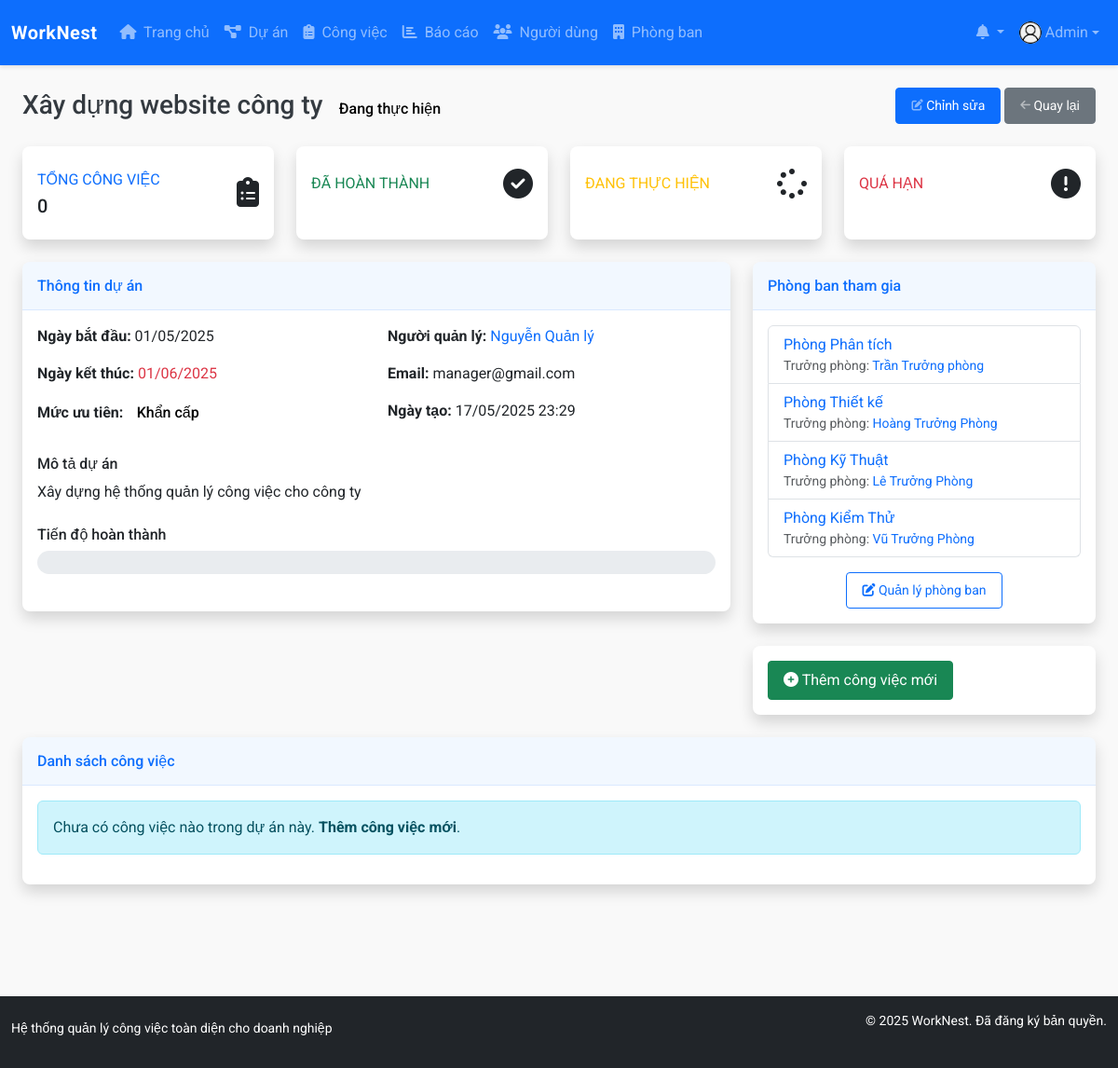
/modules/projects/view.php?id=1 (signed in), run on an earlier commit of the app's database.
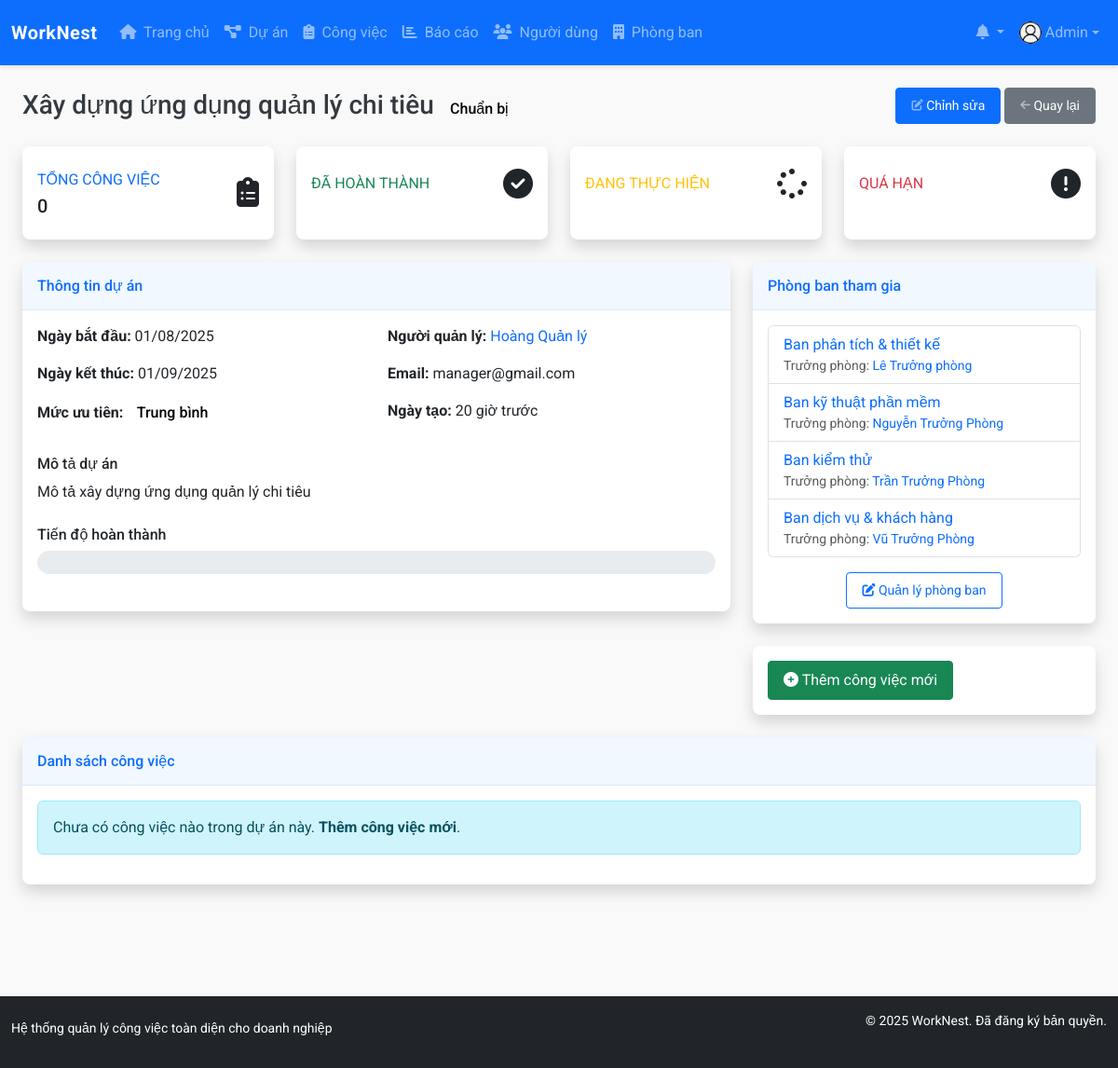
And on a later commit of the database.
### tables this page shows
CREATE TABLE `projects` (
  `id` int NOT NULL,
  `name` varchar(150) NOT NULL,
  `description` text,
  `start_date` date NOT NULL,
  `end_date` date NOT NULL,
  `status_id` tinyint(1) NOT NULL DEFAULT '1',
  `priority` tinyint(1) NOT NULL DEFAULT '2',
  `manager_id` int NOT NULL,
  `created_at` datetime NOT NULL DEFAULT CURRENT_TIMESTAMP,
  `updated_at` datetime DEFAULT NULL ON UPDATE CURRENT_TIMESTAMP
);

CREATE TABLE `users` (
  `id` int NOT NULL,
  `name` varchar(100) NOT NULL,
  `email` varchar(100) NOT NULL,
  `password` varchar(255) NOT NULL,
  `role` enum('admin','project_manager','department_manager','staff') NOT NULL DEFAULT 'staff',
  `department_id` int DEFAULT NULL,
  `phone` varchar(20) DEFAULT NULL,
  `avatar` varchar(255) DEFAULT 'assets/images/avatar-default.png',
  `created_at` datetime NOT NULL DEFAULT CURRENT_TIMESTAMP,
  `updated_at` datetime DEFAULT NULL ON UPDATE CURRENT_TIMESTAMP,
  `last_login` datetime DEFAULT NULL
);

CREATE TABLE `departments` (
  `id` int NOT NULL,
  `name` varchar(100) NOT NULL,
  `description` text,
  `manager_id` int DEFAULT NULL,
  `created_at` datetime NOT NULL DEFAULT CURRENT_TIMESTAMP,
  `updated_at` datetime DEFAULT NULL ON UPDATE CURRENT_TIMESTAMP
);

### config/database.php (called while the page is built, shortened)
<?php
$conn = mysqli_connect(DB_HOST, DB_USER, DB_PASS, DB_NAME);
mysqli_set_charset($conn, "utf8mb4");
function query($sql) {
    global $conn;
    $result = mysqli_query($conn, $sql);
    return $result;
}
function fetch_array($result) {
    return mysqli_fetch_assoc($result);
}

### config/config.php (called while the page is built, shortened)
<?php
function is_logged_in() {
    return isset($_SESSION['user_id']);
}
function has_permission($required_role) {
    return $_SESSION['user_role'] === $required_role ||
           ($_SESSION['user_role'] === 'admin') ||
           ($required_role === 'department_manager' && $_SESSION['user_role'] === 'project_manager');
}
function format_date($date) {
    return date('d/m/Y', strtotime($date));
}
require_once ROOT_PATH . 'config/database.php';

### includes/functions.php (called while the page is built, shortened)
<?php
function format_datetime($datetime, $format = 'd/m/Y H:i') {
    $date = new DateTime($datetime);
    $now = new DateTime();
    $diff = $now->diff($date);
    if ($diff->days == 0) {
        if ($diff->h == 0 && $diff->i < 5) {
            return 'Vừa xong';
        } elseif ($diff->h == 0) {
            return $diff->i . ' phút trước';
        } else {
            return $diff->h . ' giờ trước';
        }
    }
    elseif ($diff->days == 1) {
        return 'Hôm qua lúc ' . $date->format('H:i');
    }
    elseif ($diff->days < 7) {
        return $diff->days . ' ngày trước';
    }
    else {
        return $date->format($format);
    }
}

### modules/projects/view.php (the view, shortened to what the changed rows need)
<?php
require_once '../../config/config.php';
function fetch_all_array($result) {
    $rows = [];
    while ($row = fetch_array($result)) {
        $rows[] = $row;
    }
    return $rows;
}
$project_id = (int)$_GET['id'];
$project_sql = "SELECT p.*, u.name as manager_name, u.email as manager_email, u.avatar as manager_avatar
                FROM projects p
                LEFT JOIN users u ON p.manager_id = u.id
                WHERE p.id = $project_id";
$project_result = query($project_sql);
$project = fetch_array($project_result);
$dept_sql = "SELECT d.*, u.name as manager_name, u.id as manager_id
            FROM departments d
            JOIN project_departments pd ON d.id = pd.department_id
            LEFT JOIN users u ON d.manager_id = u.id
            WHERE pd.project_id = $project_id";
$dept_result = query($dept_sql);
$departments = fetch_all_array($dept_result);
$status_list = [
    1 => ['name' => 'Chuẩn bị', 'color' => 'primary'],
    2 => ['name' => 'Đang thực hiện', 'color' => 'warning'],
    3 => ['name' => 'Hoàn thành', 'color' => 'success'],
    4 => ['name' => 'Tạm dừng', 'color' => 'danger'],
    5 => ['name' => 'Đã hủy', 'color' => 'secondary']
];
$priority_list = [
    1 => ['name' => 'Thấp', 'color' => 'secondary'],
    2 => ['name' => 'Trung bình', 'color' => 'info'],
    3 => ['name' => 'Cao', 'color' => 'warning'],
    4 => ['name' => 'Khẩn cấp', 'color' => 'danger']
];
include_once '../../templates/header.php';
?>
<div class="container-fluid">
    <div class="d-sm-flex align-items-center justify-content-between mb-4">
        <h1 class="h3 mb-0 text-gray-800">
            <?php echo $project['name']; ?>
            <span class="badge badge-<?php echo $status_list[$project['status_id']]['color']; ?> ml-2">
                <?php echo $status_list[$project['status_id']]['name']; ?>
            </span>
        </h1>
        <div>
            <?php if (has_permission('admin') || has_permission('project_manager') ||
                      ($project['manager_id'] == $_SESSION['user_id'])): ?>
            <a href="edit.php?id=<?php echo $project_id; ?>" class="btn btn-primary btn-sm">
            </a>
            <?php endif; ?>
            <a href="index.php" class="btn btn-secondary btn-sm">
            </a>
        </div>
    </div>
    <div class="row">
        <div class="col-lg-8">
            <div class="card shadow mb-4">
                <div class="card-body">
                    <div class="row">
                        <div class="col-md-6">
                            <p><strong>Ngày bắt đầu:</strong> <?php echo format_date($project['start_date']); ?></p>
                            <p><strong>Ngày kết thúc:</strong>
                                <span class="<?php echo (strtotime($project['end_date']) < strtotime('today') && $project['status_id'] != 3) ? 'text-danger font-weight-bold' : ''; ?>">
                                    <?php echo format_date($project['end_date']); ?>
                                </span>
                            </p>
                            <p>
                                <strong>Mức ưu tiên:</strong>
                                <span class="badge badge-<?php echo $priority_list[$project['priority']]['color']; ?>">
                                    <?php echo $priority_list[$project['priority']]['name']; ?>
                                </span>
                            </p>
                        </div>
                        <div class="col-md-6">
                            <p><strong>Người quản lý:</strong>
                                <a href="../users/view.php?id=<?php echo $project['manager_id']; ?>">
                                    <?php echo $project['manager_name']; ?>
                                </a>
                            </p>
                            <p><strong>Email:</strong> <?php echo $project['manager_email']; ?></p>
                            <p><strong>Ngày tạo:</strong> <?php echo format_datetime($project['created_at']); ?></p>
                        </div>
                    </div>
                    <div class="mt-3">
                        <h6 class="font-weight-bold">Mô tả dự án</h6>
                        <p class="text-justify"><?php echo nl2br($project['description']) ?: 'Không có mô tả'; ?></p>
                    </div>
                </div>
            </div>
        </div>
        <div class="col-lg-4">
            <div class="card shadow mb-4">
                <div class="card-body">
                    <?php if (count($departments) > 0): ?>
                        <ul class="list-group">
                            <?php foreach ($departments as $dept): ?>
                                <li class="list-group-item d-flex justify-content-between align-items-center">
                                    <div>
                                        <a href="../departments/view.php?id=<?php echo $dept['id']; ?>">
                                            <?php echo $dept['name']; ?>
                                        </a>
                                        <?php if ($dept['manager_name']): ?>
                                            <div class="small text-muted">
                                                Trưởng phòng:
                                                <a href="../users/view.php?id=<?php echo $dept['manager_id']; ?>">
                                                    <?php echo $dept['manager_name']; ?>
                                                </a>
                                            </div>
                                        <?php endif; ?>
                                    </div>
                                </li>
                            <?php endforeach; ?>
                        </ul>
                    <?php else: ?>
                        <p class="text-center text-muted">Chưa có phòng ban nào tham gia dự án</p>
                    <?php endif; ?>
                </div>
            </div>
        </div>
    </div>
</div>
<?php
include_once '../../templates/footer.php';
?>

What changed in the data, as far as the page shows it:
removed departments: name "Phòng Phân tích", manager.name "Trần Trưởng phòng"
removed departments: name "Phòng Thiết kế", manager.name "Hoàng Trưởng Phòng"
removed departments: name "Phòng Kỹ Thuật", manager.name "Lê Trưởng Phòng"
removed departments: name "Phòng Kiểm Thử", manager.name "Vũ Trưởng Phòng"
changed projects "manager@gmail.com": name "Xây dựng website công ty" → "Xây dựng ứng dụng quản lý chi tiêu"; status "Đang thực hiện" → "Chuẩn bị"; start_date "01/05/2025" → "01/08/2025"; end_date "01/06/2025" → "01/09/2025"; priority "Khẩn cấp" → "Trung bình"; manager.name "Nguyễn Quản lý" → "Hoàng Quản lý"; created_at "17/05/2025 23:29" → "20 giờ trước"; description "Xây dựng hệ thống quản lý công việc cho công ty" → "Mô tả xây dựng ứng dụng quản lý chi tiêu"
now on this page (row edited): departments: name "Ban phân tích & thiết kế", manager.name "Lê Trưởng phòng"
added departments: name "Ban kỹ thuật phần mềm", manager.name "Nguyễn Trưởng Phòng"
added departments: name "Ban kiểm thử", manager.name "Trần Trưởng Phòng"
added departments: name "Ban dịch vụ & khách hàng", manager.name "Vũ Trưởng Phòng"
